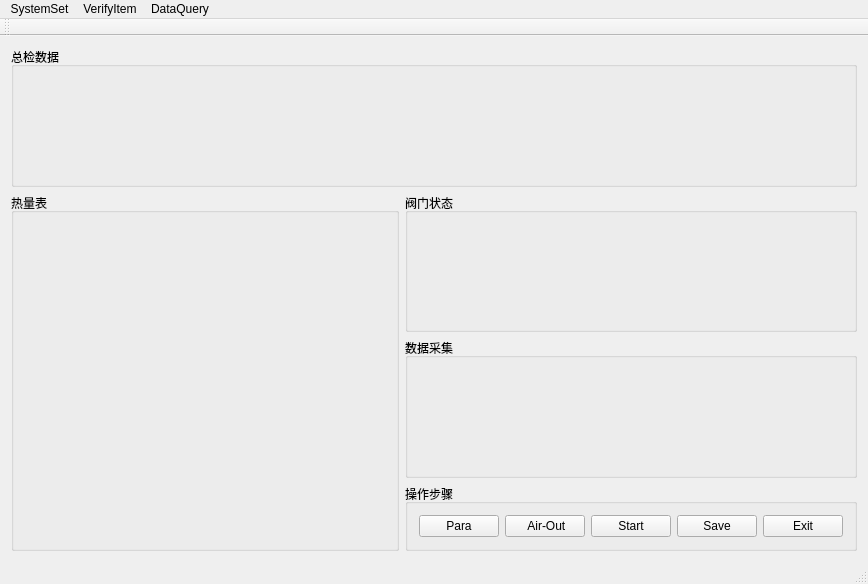
<?xml version="1.0" encoding="UTF-8"?>
<ui version="4.0">
 <class>qtVerifyClass</class>
 <widget class="QMainWindow" name="qtVerifyClass">
  <property name="geometry">
   <rect>
    <x>0</x>
    <y>0</y>
    <width>868</width>
    <height>584</height>
   </rect>
  </property>
  <property name="windowTitle">
   <string>qtVerify</string>
  </property>
  <widget class="QWidget" name="centralWidget">
   <layout class="QGridLayout" name="gridLayout_2">
    <item row="0" column="0" colspan="2">
     <widget class="QGroupBox" name="groupBox">
      <property name="title">
       <string>总检数据</string>
      </property>
     </widget>
    </item>
    <item row="1" column="0" rowspan="3">
     <widget class="QGroupBox" name="groupBox_2">
      <property name="sizePolicy">
       <sizepolicy hsizetype="Expanding" vsizetype="Expanding">
        <horstretch>0</horstretch>
        <verstretch>0</verstretch>
       </sizepolicy>
      </property>
      <property name="title">
       <string>热量表</string>
      </property>
     </widget>
    </item>
    <item row="1" column="1">
     <widget class="QGroupBox" name="groupBox_3">
      <property name="sizePolicy">
       <sizepolicy hsizetype="Preferred" vsizetype="Preferred">
        <horstretch>0</horstretch>
        <verstretch>0</verstretch>
       </sizepolicy>
      </property>
      <property name="title">
       <string>阀门状态</string>
      </property>
     </widget>
    </item>
    <item row="2" column="1">
     <widget class="QGroupBox" name="groupBox_4">
      <property name="sizePolicy">
       <sizepolicy hsizetype="Preferred" vsizetype="Preferred">
        <horstretch>0</horstretch>
        <verstretch>0</verstretch>
       </sizepolicy>
      </property>
      <property name="title">
       <string>数据采集</string>
      </property>
     </widget>
    </item>
    <item row="3" column="1">
     <widget class="QGroupBox" name="groupBox_5">
      <property name="sizePolicy">
       <sizepolicy hsizetype="Preferred" vsizetype="Fixed">
        <horstretch>0</horstretch>
        <verstretch>0</verstretch>
       </sizepolicy>
      </property>
      <property name="title">
       <string>操作步骤</string>
      </property>
      <layout class="QGridLayout" name="gridLayout">
       <item row="0" column="0">
        <widget class="QPushButton" name="pushButton_Para">
         <property name="text">
          <string>Para</string>
         </property>
        </widget>
       </item>
       <item row="0" column="1">
        <widget class="QPushButton" name="pushButton_2">
         <property name="text">
          <string> Air-Out</string>
         </property>
        </widget>
       </item>
       <item row="0" column="2">
        <widget class="QPushButton" name="pushButton_Start">
         <property name="text">
          <string>Start</string>
         </property>
        </widget>
       </item>
       <item row="0" column="3">
        <widget class="QPushButton" name="pushButton_Save">
         <property name="text">
          <string>Save</string>
         </property>
        </widget>
       </item>
       <item row="0" column="4">
        <widget class="QPushButton" name="pushButton_Exit">
         <property name="text">
          <string>Exit</string>
         </property>
        </widget>
       </item>
      </layout>
     </widget>
    </item>
   </layout>
  </widget>
  <widget class="QMenuBar" name="menuBar">
   <property name="geometry">
    <rect>
     <x>0</x>
     <y>0</y>
     <width>868</width>
     <height>23</height>
    </rect>
   </property>
   <widget class="QMenu" name="menuSystemSet">
    <property name="title">
     <string>SystemSet</string>
    </property>
    <addaction name="action_spset"/>
    <addaction name="action_database"/>
    <addaction name="action_sql"/>
   </widget>
   <widget class="QMenu" name="menu">
    <property name="title">
     <string>VerifyItem</string>
    </property>
    <addaction name="action_2"/>
   </widget>
   <widget class="QMenu" name="menuDataQuery">
    <property name="title">
     <string>DataQuery</string>
    </property>
    <addaction name="action_dataquery"/>
   </widget>
   <addaction name="menuSystemSet"/>
   <addaction name="menu"/>
   <addaction name="menuDataQuery"/>
  </widget>
  <widget class="QToolBar" name="mainToolBar">
   <attribute name="toolBarArea">
    <enum>TopToolBarArea</enum>
   </attribute>
   <attribute name="toolBarBreak">
    <bool>false</bool>
   </attribute>
  </widget>
  <widget class="QStatusBar" name="statusBar"/>
  <action name="action_spset">
   <property name="text">
    <string>spset</string>
   </property>
  </action>
  <action name="action_2">
   <property name="text">
    <string>流量传感器-质量法</string>
   </property>
  </action>
  <action name="action_dataquery">
   <property name="text">
    <string>流量传感器-质量法</string>
   </property>
  </action>
  <action name="action_database">
   <property name="text">
    <string>database</string>
   </property>
  </action>
  <action name="action_sql">
   <property name="text">
    <string>sql</string>
   </property>
  </action>
 </widget>
 <layoutdefault spacing="6" margin="11"/>
 <tabstops>
  <tabstop>pushButton_Save</tabstop>
  <tabstop>pushButton_Exit</tabstop>
 </tabstops>
 <resources>
  <include location="../qtverify.qrc"/>
 </resources>
 <connections>
  <connection>
   <sender>pushButton_Exit</sender>
   <signal>clicked()</signal>
   <receiver>qtVerifyClass</receiver>
   <slot>close()</slot>
   <hints>
    <hint type="sourcelabel">
     <x>639</x>
     <y>461</y>
    </hint>
    <hint type="destinationlabel">
     <x>368</x>
     <y>274</y>
    </hint>
   </hints>
  </connection>
 </connections>
</ui>
